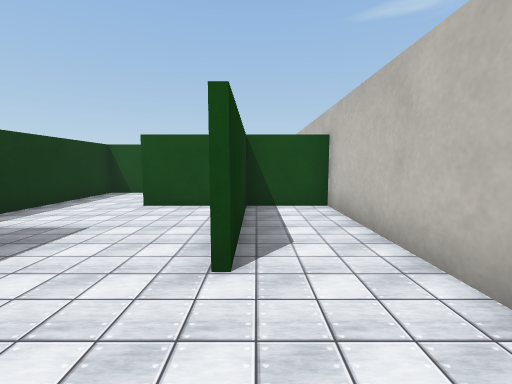
[1] (above)

24 first-person views from a walk through a Webots world. The camera is 0.55 m above the floor, tilts 6° down and sees 90° across. The floor is counted in squares, 0.5 m on a side. Each view is taken from the middle of a square. On the plan, view 1 faces up. The plan holds only what a view shows up to about 11 squares ahead; the rest is blank. The robots in the file are not drawn. Webots' stock objects and surfaces are drawn as simple stand-ins.

[2]
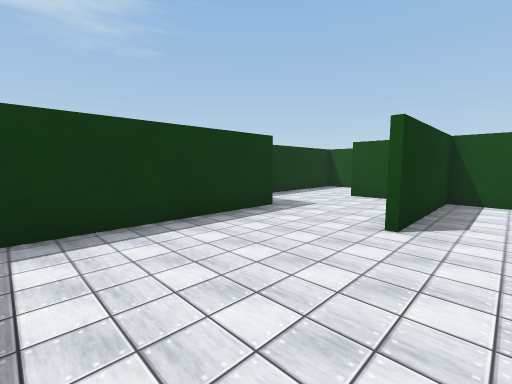

[3]
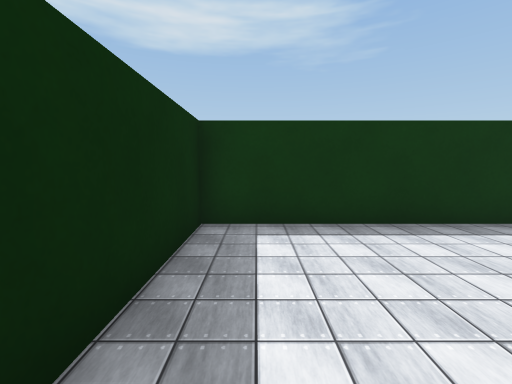

[4]
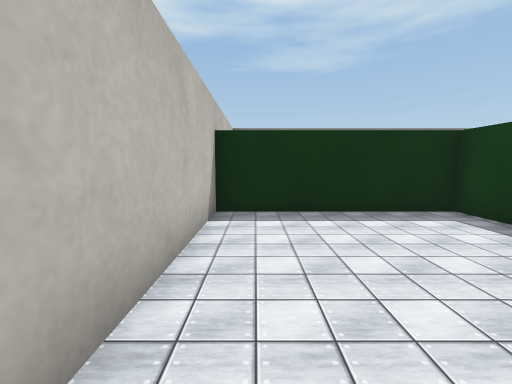

[5]
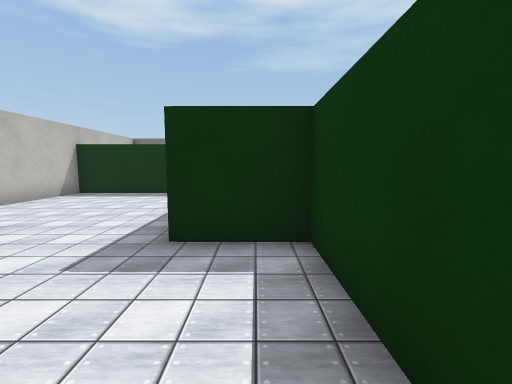

[6]
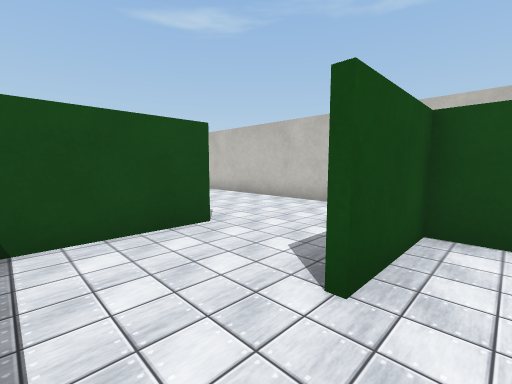

[7]
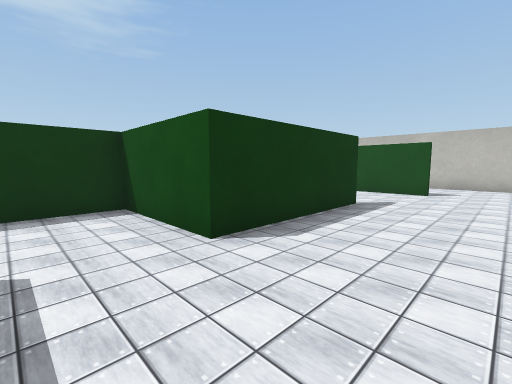

[8]
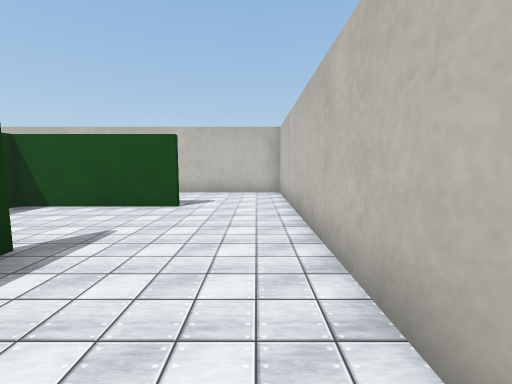

[9]
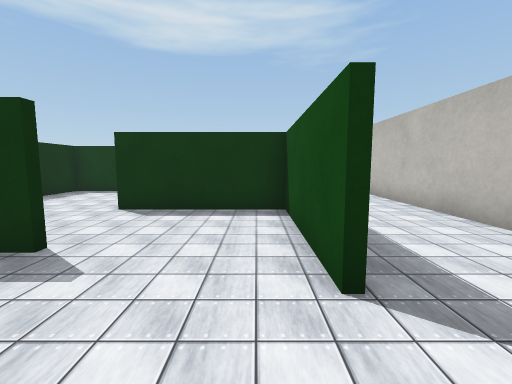

[10]
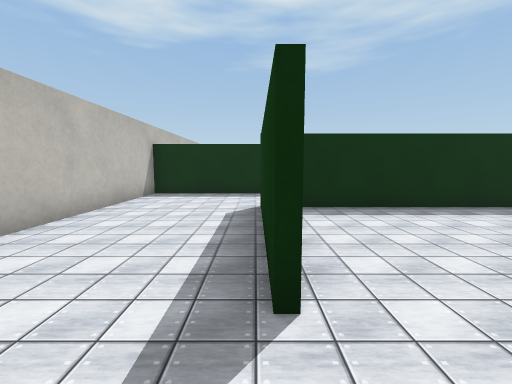

[11]
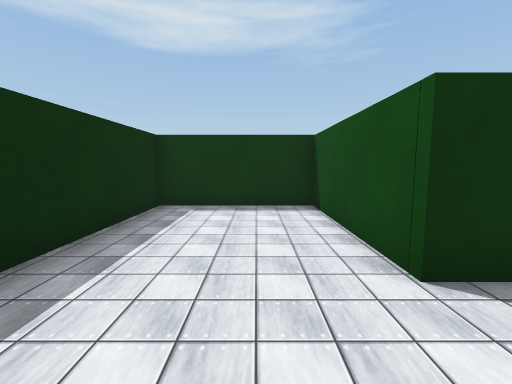

[12]
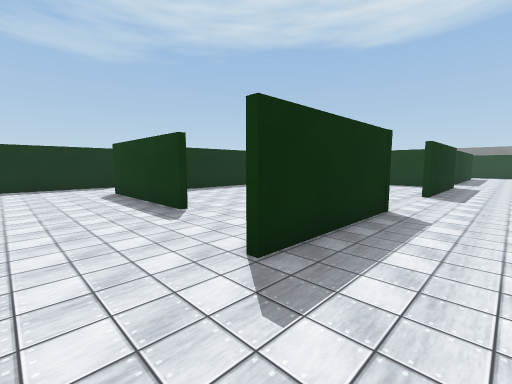

[13]
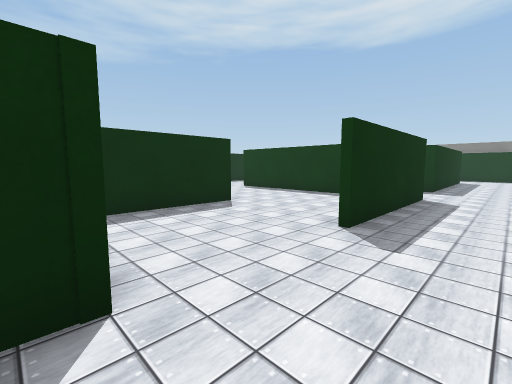

[14]
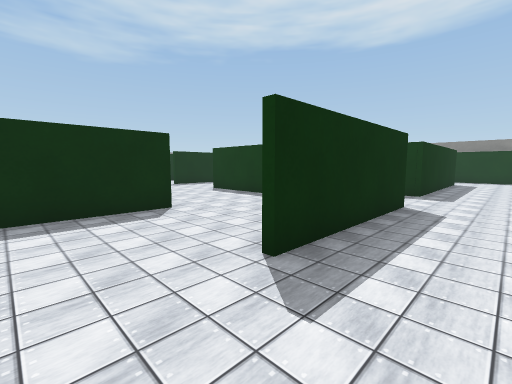

[15]
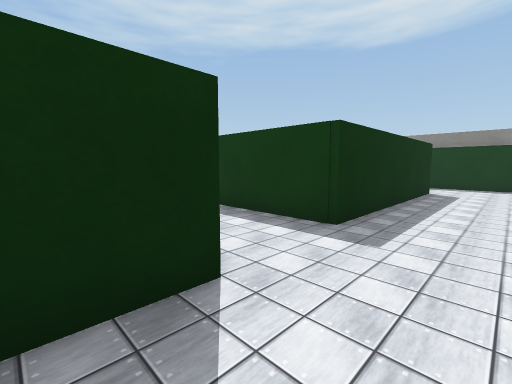

[16]
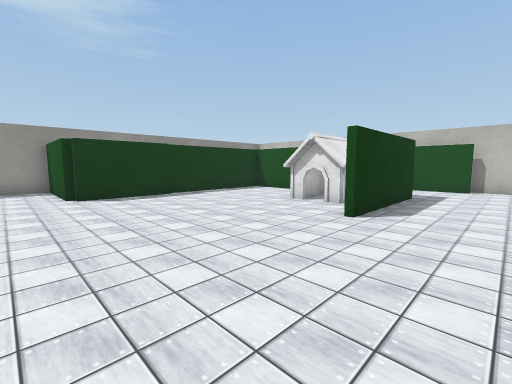

[17]
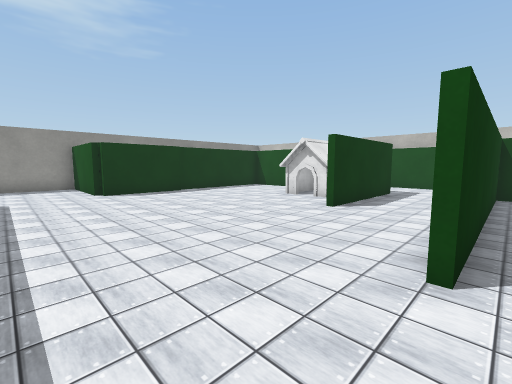

[18]
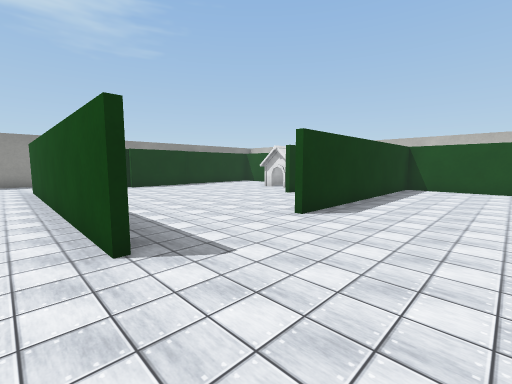

[19]
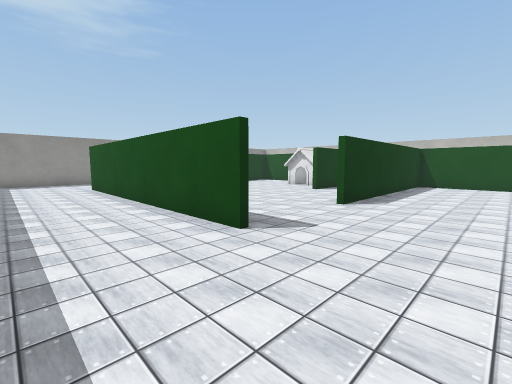

[20]
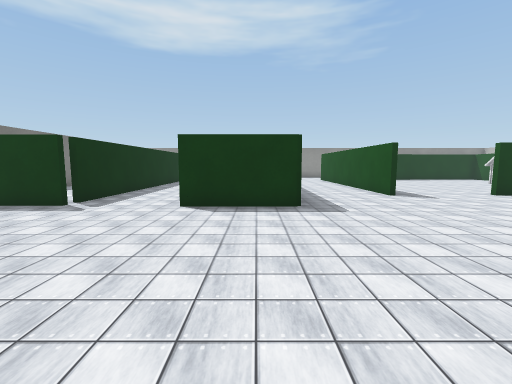

[21]
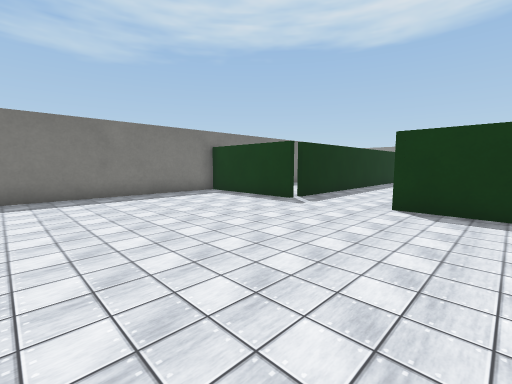

[22]
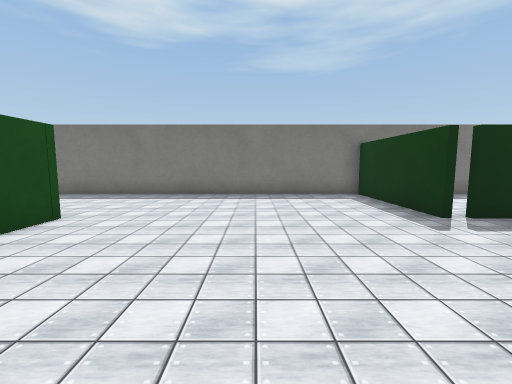

[23]
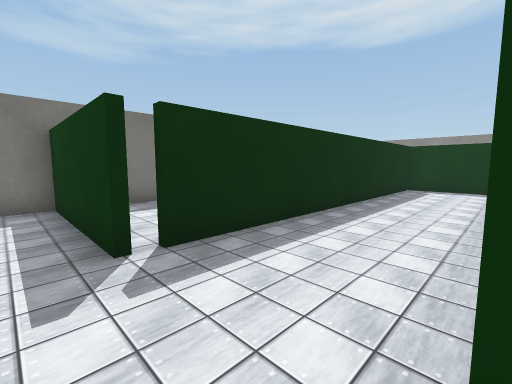

[24]
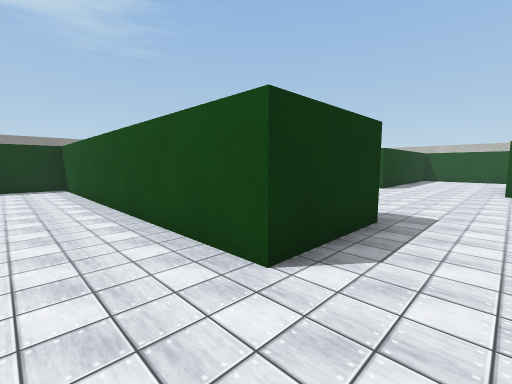

### Floor plan
Ten units are one square. View 1 is at (0, 0); x grows to the right and y downward. Boxes are objects, and circles mark ways between rooms. Rooms are numbered by the first view taken in them; rooms with no view inside come last. Other rooms are left out.
<svg viewBox="-285 -228 310 310">
<path fill="none" stroke="#000" d="M-5 -59 -5 -70M-3 -70 -3 -25M-58 -75 -58 -34 -37 -34 -37 30 20 30 20 -69 -31 -69M-21 -152 -21 -102 -36 -102M-10 -187 -53 -187 -53 -146M-56 -190 -10 -190M-22 -71 20 -71M20 -69 20 -223 -76 -223M-53 -146 -99 -146 -99 -104 -31 -104M-142 -69 -242 -69M-118 -32 -118 0 -237 0 -237 32 -124 32M-102 -148 -65 -148M-145 -190 -92 -190M-109 -187 -143 -187 -143 -107M-118 33 -118 77 -5 77M-243 -136 -243 -104 -280 -104 -280 -79M-245 -152 -245 -136M-160 -218 -180 -218M-149 -223 -162 -223M-39 33 -39 19M-248 -188 -173 -188 -173 -141M-76 -223 -86 -223M-275 -211 -275 -197M-36 -102 -58 -102 -58 -75"/>
<rect x="-205" y="-185" width="30" height="30" fill="#bbb"><title>house</title></rect>
<circle cx="-45" cy="-70" r="3" fill="#2a7"/>
<circle cx="-35" cy="-150" r="3" fill="#2a7"/>
<circle cx="-65" cy="-205" r="3" fill="#2a7"/>
<circle cx="-25" cy="-85" r="3" fill="#2a7"/>
<text x="-20" y="-20">1</text>
<text x="-10" y="-150">2</text>
<text x="-60" y="-130">3</text>
<text x="-140" y="-80">4</text>
<text x="-50" y="-90">5</text>
</svg>
Room 1 opens to room 5. Room 2 opens to room 3. Room 2 opens to room 4. Room 2 opens to room 5.

Where each view was taken, in squares from view 1:
view 1: 0 up, 0 right, facing up
view 2: 2 down, 1 right, facing up-left
view 3: 2 down, 1 right, facing left
view 4: 3 up, 1 right, facing down
view 5: 7 up, 5 left, facing down
view 6: 6 up, 5 left, facing up-right
view 7: 8 up, 1 right, facing up-left
view 8: 12 up, 1 right, facing up
view 9: 18 up, 1 right, facing left
view 10: 17 up, 2 left, facing down
view 11: 13 up, 3 left, facing left
view 12: 21 up, 1 right, facing down-left
view 13: 21 up, 5 left, facing down-left
view 14: 21 up, 7 left, facing down-left
view 15: 21 up, 13 left, facing down-left
view 16: 9 up, 15 left, facing up-left
view 17: 8 up, 14 left, facing up-left
view 18: 6 up, 11 left, facing up-left
view 19: 4 up, 11 left, facing up-left
view 20: 2 up, 5 left, facing left
view 21: 2 up, 5 left, facing down-left
view 22: 2 up, 8 left, facing down
view 23: 0 up, 11 left, facing down-left
view 24: 2 down, 10 left, facing up-left
